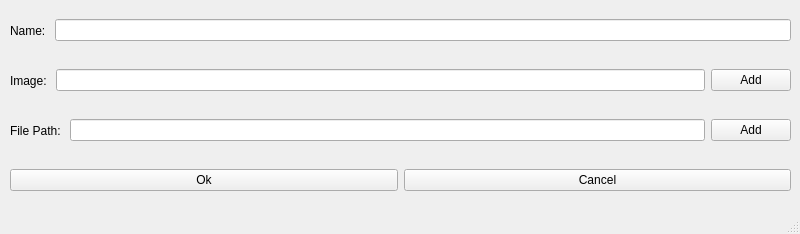
<?xml version="1.0" encoding="UTF-8"?>
<ui version="4.0">
 <class>MainWindow</class>
 <widget class="QMainWindow" name="MainWindow">
  <property name="geometry">
   <rect>
    <x>0</x>
    <y>0</y>
    <width>800</width>
    <height>234</height>
   </rect>
  </property>
  <property name="windowTitle">
   <string>Add or Edit App or Game</string>
  </property>
  <widget class="QWidget" name="centralwidget">
   <widget class="QWidget" name="horizontalLayoutWidget">
    <property name="geometry">
     <rect>
      <x>10</x>
      <y>10</y>
      <width>781</width>
      <height>41</height>
     </rect>
    </property>
    <layout class="QHBoxLayout" name="horizontalLayout">
     <item>
      <widget class="QLabel" name="label">
       <property name="text">
        <string>Name: </string>
       </property>
      </widget>
     </item>
     <item>
      <widget class="QLineEdit" name="lineEdit"/>
     </item>
    </layout>
   </widget>
   <widget class="QWidget" name="horizontalLayoutWidget_2">
    <property name="geometry">
     <rect>
      <x>10</x>
      <y>60</y>
      <width>781</width>
      <height>41</height>
     </rect>
    </property>
    <layout class="QHBoxLayout" name="horizontalLayout_2">
     <item>
      <widget class="QLabel" name="label_2">
       <property name="text">
        <string>Image: </string>
       </property>
      </widget>
     </item>
     <item>
      <widget class="QLineEdit" name="lineEdit_2"/>
     </item>
     <item>
      <widget class="QPushButton" name="pushButton">
       <property name="text">
        <string>Add</string>
       </property>
      </widget>
     </item>
    </layout>
   </widget>
   <widget class="QWidget" name="horizontalLayoutWidget_3">
    <property name="geometry">
     <rect>
      <x>10</x>
      <y>110</y>
      <width>781</width>
      <height>41</height>
     </rect>
    </property>
    <layout class="QHBoxLayout" name="horizontalLayout_3">
     <item>
      <widget class="QLabel" name="label_3">
       <property name="text">
        <string>File Path: </string>
       </property>
      </widget>
     </item>
     <item>
      <widget class="QLineEdit" name="lineEdit_3"/>
     </item>
     <item>
      <widget class="QPushButton" name="pushButton_2">
       <property name="text">
        <string>Add</string>
       </property>
      </widget>
     </item>
    </layout>
   </widget>
   <widget class="QWidget" name="horizontalLayoutWidget_4">
    <property name="geometry">
     <rect>
      <x>10</x>
      <y>160</y>
      <width>781</width>
      <height>41</height>
     </rect>
    </property>
    <layout class="QHBoxLayout" name="horizontalLayout_4">
     <item>
      <widget class="QPushButton" name="pushButton_3">
       <property name="text">
        <string>Ok</string>
       </property>
      </widget>
     </item>
     <item>
      <widget class="QPushButton" name="pushButton_4">
       <property name="text">
        <string>Cancel</string>
       </property>
      </widget>
     </item>
    </layout>
   </widget>
  </widget>
  <widget class="QMenuBar" name="menubar">
   <property name="geometry">
    <rect>
     <x>0</x>
     <y>0</y>
     <width>800</width>
     <height>22</height>
    </rect>
   </property>
  </widget>
  <widget class="QStatusBar" name="statusbar"/>
 </widget>
 <resources/>
 <connections/>
</ui>
